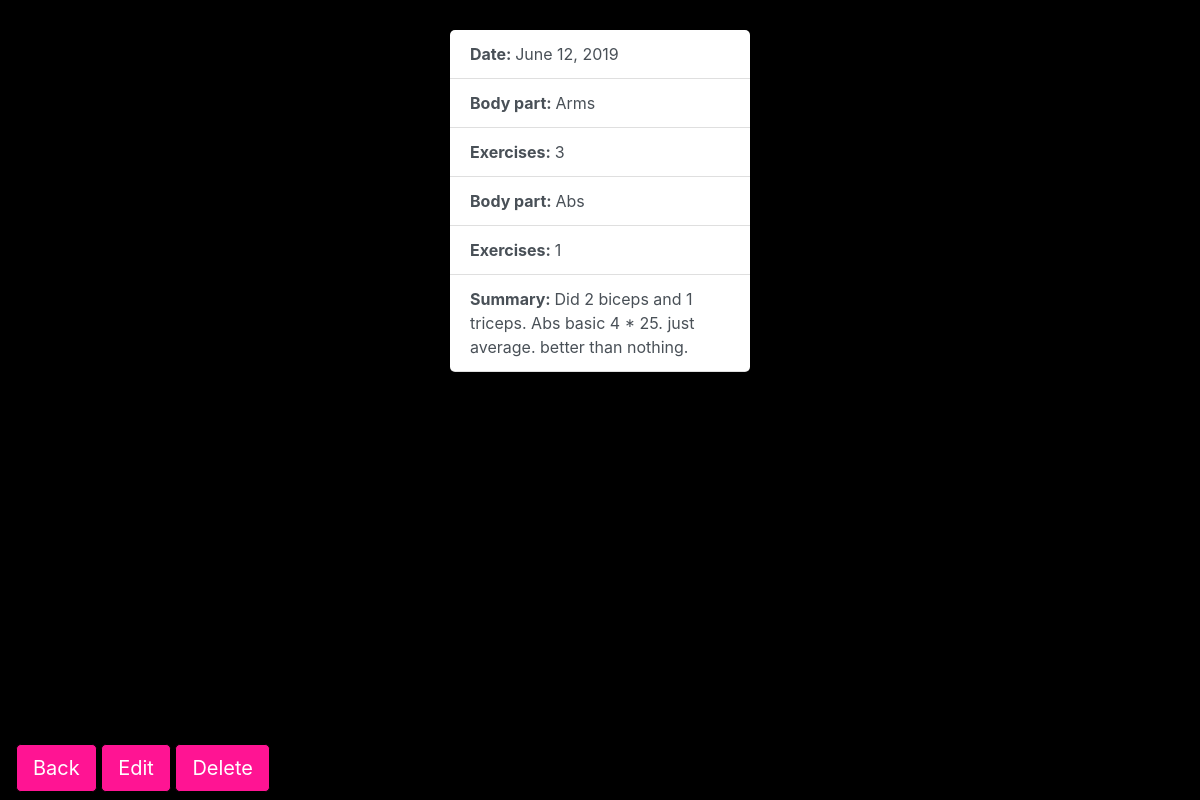
/sport/2019-06-12/ (signed in), run on the app's committed database.
### sport/models.py (models this page shows, shortened)
class Workout(models.Model):
    user = models.ForeignKey(settings.AUTH_USER_MODEL,
                             blank=True,
                             null=True,
                             on_delete=models.CASCADE)
    date = models.DateField(auto_now=False)
    body_part1 = models.CharField(max_length=100, blank=False)
    num_exercises1 = models.PositiveSmallIntegerField(blank=False)
    body_part2 = models.CharField(max_length=100, blank=True, null=True)
    num_exercises2 = models.PositiveSmallIntegerField(blank=True, null=True)
    cardio = models.CharField(max_length=100, blank=True, null=True)
    cardio_load = models.CharField(max_length=100, blank=True, null=True)
    summary = models.TextField()

### sport/views.py (the view)
# urls.py: path('<str:workout_date>/', show_workout_detail, name='workout-detail'),
@login_required
def show_workout_detail(request, workout_date):
    workout = get_object_or_404(Workout, date=workout_date)
    template_name = 'sport/detail.html'
    context = {'workout': workout}
    return render(request, template_name, context)

### sport/templates/sport/detail.html (shortened to what this page needs)
{% extends 'base.html' %}
{% load static %}
{% block css %}
<link rel="stylesheet" href="{% static 'sport/css/detail.css' %}">
{% endblock %}
{% block content %}
<ul class="list-group list-group-flush" style="padding-top:30px;">
    <li class="list-group-item list-group-item-action" style="border-radius: 5px;
    border-bottom-left-radius: 0; border-bottom-right-radius: 0;"><strong>Date: </strong>{{workout.date}}</li>
    <li class="list-group-item list-group-item-action"><strong>Body part: </strong>{{workout.body_part1}}</li>
    <li class="list-group-item list-group-item-action"><strong>Exercises: </strong>{{workout.num_exercises1}}</li>
    {% if workout.body_part2%}
       <li class="list-group-item list-group-item-action"><strong>Body part: </strong>{{workout.body_part2}}</li>
       <li class="list-group-item list-group-item-action"><strong>Exercises: </strong>{{workout.num_exercises2}}</li>
    {% endif %}
    <li class="list-group-item list-group-item-action" style="border-radius: 5px;
    border-top-left-radius: 0; border-top-right-radius: 0;"><strong>Summary: </strong>{{workout.summary}}</li>
</ul>
<nav class="navbar fixed-bottom navbar-light">
    <ul class="nav justify-content-center">
      <li class="nav-item">
        <a href="../"><input type="button" class="btn btn-lg btn-success" value="Back"
        style="background-color: #FF1493;border-color: #000;"></a>
        <a href="{% url 'update-workout-detail' workout.date %}"><input type="button" class="btn btn-lg btn-success" value="Edit"
        style="background-color: #FF1493;border-color: #000;"></a>
        <a href="{% url 'delete-workout' workout.date %}"><input type="button" class="btn btn-lg btn-danger" value="Delete"
        style="background-color: #FF1493;border-color: #000;"></a>
      </li>
    </ul>
</nav>
{% endblock %}

### sport/static/sport/css/detail.css (style rules this page uses)
.list-group { position: relative; box-sizing: border-box; height: auto; font-size: 16px; width: 100%; max-width: 330px; padding: 15px; margin: auto; }

### data on the page
Workout: date "June 12, 2019", body_part1 "Arms", num_exercises1 "3", body_part2 "Abs", num_exercises2 "1", summary "Did 2 biceps and 1 triceps. Abs basic 4 * 25. just average. better than nothing."
